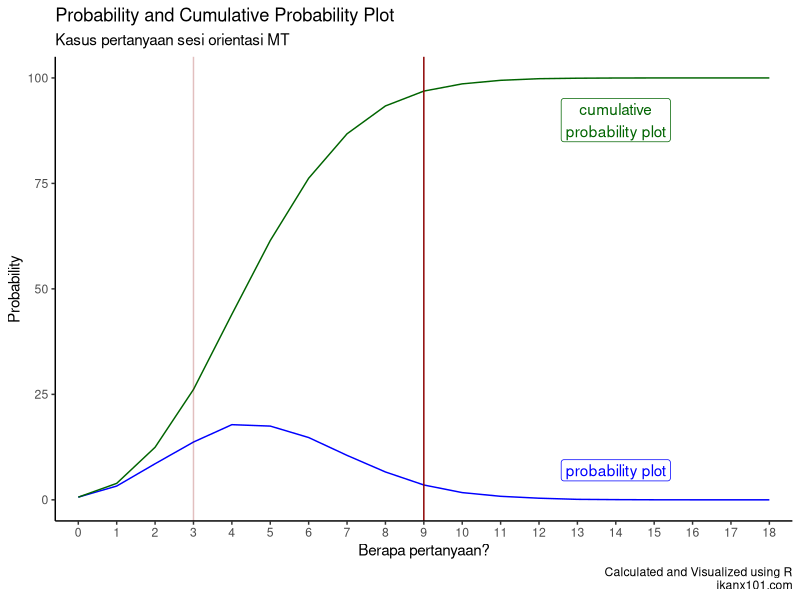

Here is the R script that generated this plot:
## ---- chunk 1
#| echo: false

rm(list=ls())
library(dplyr)
library(ggplot2)

n    = 70000
id   = 1:n
data = data.frame(id,var = rpois(n, lambda = 5))

# persentase = (ppois(3,lambda = 5) * 100)
# persentase = dpois(3,lambda = 5) * 100
# persentase = round(persentase,2)
# persentase 

data %>% 
  group_by(var) %>% 
  tally() %>% 
  ungroup() %>% 
  mutate(persen     = n / sum(n) * 100,
         persen_cum = cumsum(persen)) %>% 
  ggplot(aes(x = factor(var))) +
  geom_line(aes(y = persen),group = 1,color = "blue") +
  geom_line(aes(y = persen_cum),group = 1,color = "darkgreen") +
  geom_vline(xintercept = 10,color = "darkred") +
  geom_vline(xintercept = 4,color = "darkred",alpha = .25) +
  annotate("label",x = 15,y = 7,label = "probability plot",color = "blue") +
  annotate("label",x = 15,y = 90,label = "cumulative\nprobability plot",
           color = "darkgreen") +
  labs(title = "Probability and Cumulative Probability Plot",
       subtitle = "Kasus pertanyaan sesi orientasi MT",
       caption = "Calculated and Visualized using R\nikanx101.com",
       x = "Berapa pertanyaan?",
       y = "Probability") +
  theme_classic()

